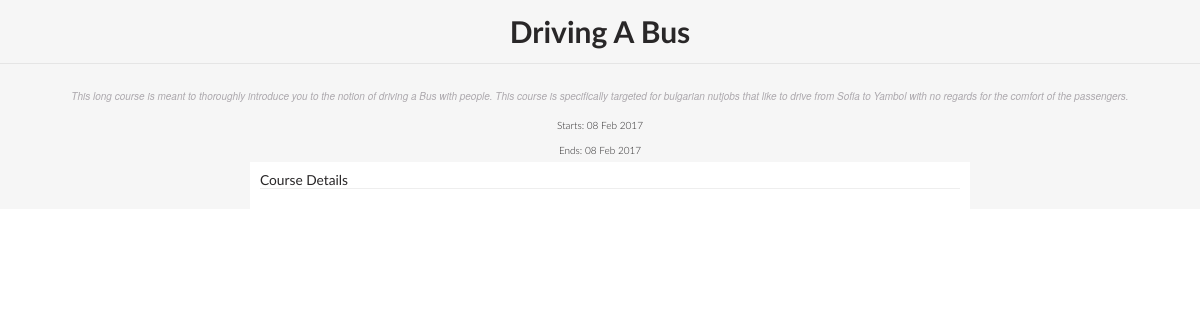
/course/Driving A Bus/, run on the app's committed database.
### course_management_app/models.py (models this page shows, shortened)
class Course(models.Model):
    name = models.TextField(unique=True)
    description = models.TextField()
    start_date = models.DateTimeField()
    end_date = models.DateTimeField()

### course_management_app/views.py (the view)
# urls.py: url(r'^course/(.+)/$', views.view_course, name='view_course'),
def view_course(request: HttpRequest, course_name):
    course = Course.objects.filter(name=course_name).first()
    if course is None:
        return redirect('/')
    return render(request, 'course.html', {'course': course})

### course_management_app/templates/course.html (shortened to what this page needs)
{% extends 'base.html' %}
{% block body %}
    <link rel="stylesheet" href="/static/lectures-minified.css" type="text/css">
    <h2 class="text-center course-header">{{ course.name }}</h2>
    <p class="text-center course-description"><em>{{ course.description }}</em></p>
    <p class="text-center">Starts: {{ course.start_date|date:"d M Y" }}</p>
    <p class="text-center">Ends: {{ course.end_date|date:"d M Y" }}</p>
    <div class="tabbed-view" style="margin-left: 250px">
        <ul class="tab-menu">
            <li class="tab-item">
                <h4 class="selected"> Course Details </h4>
            </li>
        </ul>
    </div>
{% endblock %}

### course_management_app/static/site.css (style rules this page uses)
.course-header { min-height: 18.428571429px; font-size: 30px; padding: 15px; border-bottom: 1px solid #e5e5e5; margin-bottom: 20px; font-weight: bold; }
.course-description { margin-bottom: 5px; font-family: "Helvetica Neue", Helvetica, Arial, sans-serif; color: rgba(111,104,113,0.55); }

### data on the page
Course: name "Driving A Bus", description "This long course is meant to thoroughly introduce you to the notion of driving a Bus with people. This course is specifically targeted for bulgarian nutjobs that like to drive from Sofia to Yambol with no regards for the comfort of the passengers.", start_date "08 Feb 2017", end_date "08 Feb 2017"
